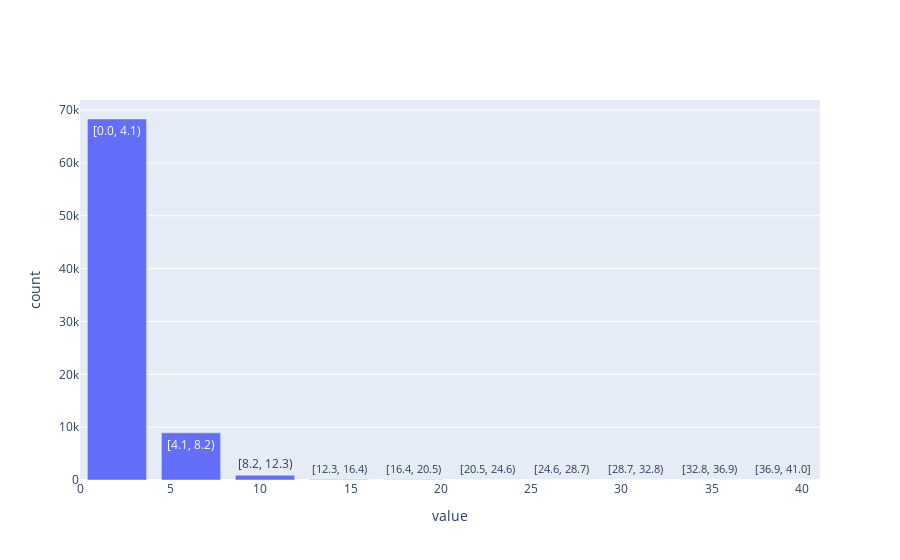

The notebook cell saved with this chart:
### Code cell
# histogram for stays in week nights
weekdays_pd = hotel_booking.select("stays_in_week_nights")
weekdays_pd.plot.hist(column="stays_in_week_nights")

### Figure 1 — Plotly figure (JSON) as saved in the notebook; plotly's stock layout.template omitted (floating-point values rounded to 4 significant figures)
{"data": [{"hovertemplate": "variable=stays_in_week_nights<br>value=%{text}<br>count=%{y}", "name": "stays_in_week_nights", "text": ["[0.0, 4.1)", "[4.1, 8.2)", "[8.2, 12.3)", "[12.3, 16.4)", "[16.4, 20.5)", "[20.5, 24.6)", "[24.6, 28.7)", "[28.7, 32.8)", "[32.8, 36.9)", "[36.9, 41.0]"], "type": "bar", "x": [2.05, 6.15, 10.25, 14.35, 18.45, 22.55, 26.65, 30.75, 34.85, 38.95], "y": [68313, 8924, 900, 93, 42, 16, 3, 2, 3, 1]}], "layout": {"barmode": "stack", "xaxis": {"title": {"text": "value"}}, "yaxis": {"title": {"text": "count"}}}}
